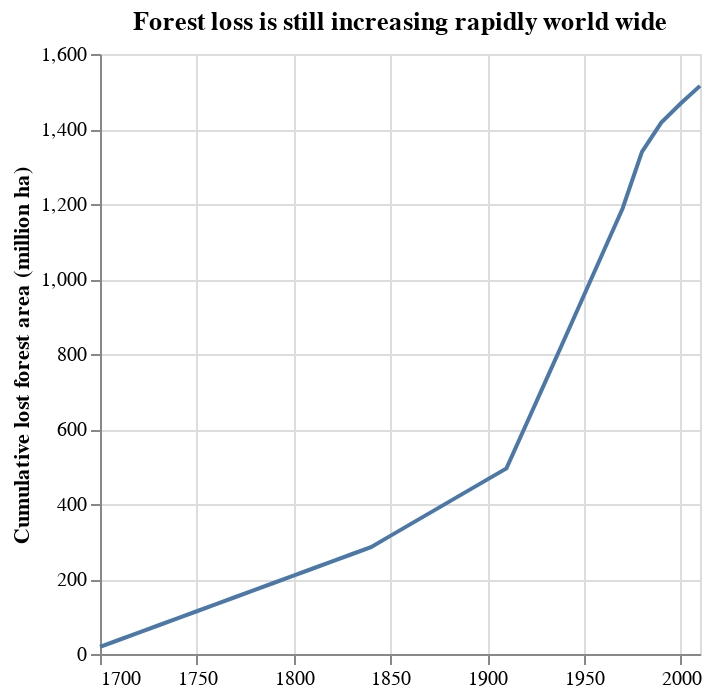

Notebook code cell kept with this figure:
### Code cell
forest_loss = pd.read_csv('https://raw.githubusercontent.com/UBC-MDS/exploratory-data-viz/main/chapters/en/slides/module6/data/global-forest-loss.csv',
                          parse_dates=['decade'])
title='Forest loss is still increasing rapidly world wide'
alt.Chart(forest_loss, title=title).mark_line().encode(
    alt.X('decade', title=''),
    alt.Y('cumulative_hectar_lost_millions',
          title = 'Cumulative lost forest area (million ha)'))

### Figure 1 — Vega-Lite specification as saved in the notebook (floating-point values rounded to 4 significant figures)
{"config": {"view": {"continuousWidth": 300, "continuousHeight": 300}}, "data": {"name": "data-f30132f538cd7efc53fd41ee30260247"}, "mark": {"type": "line"}, "encoding": {"x": {"field": "decade", "title": "", "type": "temporal"}, "y": {"field": "cumulative_hectar_lost_millions", "title": "Cumulative lost forest area (million ha)", "type": "quantitative"}}, "title": "Forest loss is still increasing rapidly world wide", "$schema": "https://vega.github.io/schema/vega-lite/v5.8.0.json", "datasets": {"data-f30132f538cd7efc53fd41ee30260247": [{"Unnamed: 0": 0, "decade": "1700-01-01T00:00:00", "hectar_lost_millions": 19, "cumulative_hectar_lost_millions": 19}, {"Unnamed: 0": 1, "decade": "1710-01-01T00:00:00", "hectar_lost_millions": 19, "cumulative_hectar_lost_millions": 38}, {"Unnamed: 0": 2, "decade": "1720-01-01T00:00:00", "hectar_lost_millions": 19, "cumulative_hectar_lost_millions": 57}, {"Unnamed: 0": 3, "decade": "1730-01-01T00:00:00", "hectar_lost_millions": 19, "cumulative_hectar_lost_millions": 76}, {"Unnamed: 0": 4, "decade": "1740-01-01T00:00:00", "hectar_lost_millions": 19, "cumulative_hectar_lost_millions": 95}, {"Unnamed: 0": 5, "decade": "1750-01-01T00:00:00", "hectar_lost_millions": 19, "cumulative_hectar_lost_millions": 114}, {"Unnamed: 0": 6, "decade": "1760-01-01T00:00:00", "hectar_lost_millions": 19, "cumulative_hectar_lost_millions": 133}, {"Unnamed: 0": 7, "decade": "1770-01-01T00:00:00", "hectar_lost_millions": 19, "cumulative_hectar_lost_millions": 152}, {"Unnamed: 0": 8, "decade": "1780-01-01T00:00:00", "hectar_lost_millions": 19, "cumulative_hectar_lost_millions": 171}, {"Unnamed: 0": 9, "decade": "1790-01-01T00:00:00", "hectar_lost_millions": 19, "cumulative_hectar_lost_millions": 190}, {"Unnamed: 0": 10, "decade": "1800-01-01T00:00:00", "hectar_lost_millions": 19, "cumulative_hectar_lost_millions": 209}, {"Unnamed: 0": 11, "decade": "1810-01-01T00:00:00", "hectar_lost_millions": 19, "cumulative_hectar_lost_millions": 228}, {"Unnamed: 0": 12, "decade": "1820-01-01T00:00:00", "hectar_lost_millions": 19, "cumulative_hectar_lost_millions": 247}, {"Unnamed: 0": 13, "decade": "1830-01-01T00:00:00", "hectar_lost_millions": 19, "cumulative_hectar_lost_millions": 266}, {"Unnamed: 0": 14, "decade": "1840-01-01T00:00:00", "hectar_lost_millions": 19, "cumulative_hectar_lost_millions": 285}, {"Unnamed: 0": 15, "decade": "1850-01-01T00:00:00", "hectar_lost_millions": 30, "cumulative_hectar_lost_millions": 315}, {"Unnamed: 0": 16, "decade": "1860-01-01T00:00:00", "hectar_lost_millions": 30, "cumulative_hectar_lost_millions": 345}, {"Unnamed: 0": 17, "decade": "1870-01-01T00:00:00", "hectar_lost_millions": 30, "cumulative_hectar_lost_millions": 375}, {"Unnamed: 0": 18, "decade": "1880-01-01T00:00:00", "hectar_lost_millions": 30, "cumulative_hectar_lost_millions": 405}, {"Unnamed: 0": 19, "decade": "1890-01-01T00:00:00", "hectar_lost_millions": 30, "cumulative_hectar_lost_millions": 435}, {"Unnamed: 0": 20, "decade": "1900-01-01T00:00:00", "hectar_lost_millions": 30, "cumulative_hectar_lost_millions": 465}, {"Unnamed: 0": 21, "decade": "1910-01-01T00:00:00", "hectar_lost_millions": 30, "cumulative_hectar_lost_millions": 495}, {"Unnamed: 0": 22, "decade": "1920-01-01T00:00:00", "hectar_lost_millions": 115, "cumulative_hectar_lost_millions": 610}, {"Unnamed: 0": 23, "decade": "1930-01-01T00:00:00", "hectar_lost_millions": 115, "cumulative_hectar_lost_millions": 725}, {"Unnamed: 0": 24, "decade": "1940-01-01T00:00:00", "hectar_lost_millions": 115, "cumulative_hectar_lost_millions": 840}, {"Unnamed: 0": 25, "decade": "1950-01-01T00:00:00", "hectar_lost_millions": 116, "cumulative_hectar_lost_millions": 956}, {"Unnamed: 0": 26, "decade": "1960-01-01T00:00:00", "hectar_lost_millions": 116, "cumulative_hectar_lost_millions": 1072}, {"Unnamed: 0": 27, "decade": "1970-01-01T00:00:00", "hectar_lost_millions": 116, "cumulative_hectar_lost_millions": 1188}, {"Unnamed: 0": 28, "decade": "1980-01-01T00:00:00", "hectar_lost_millions": 151, "cumulative_hectar_lost_millions": 1339}, {"Unnamed: 0": 29, "decade": "1990-01-01T00:00:00", "hectar_lost_millions": 78, "cumulative_hectar_lost_millions": 1417}, {"Unnamed: 0": 30, "decade": "2000-01-01T00:00:00", "hectar_lost_millions": 51, "cumulative_hectar_lost_millions": 1468}, {"Unnamed: 0": 31, "decade": "2010-01-01T00:00:00", "hectar_lost_millions": 47, "cumulative_hectar_lost_millions": 1515}]}}
